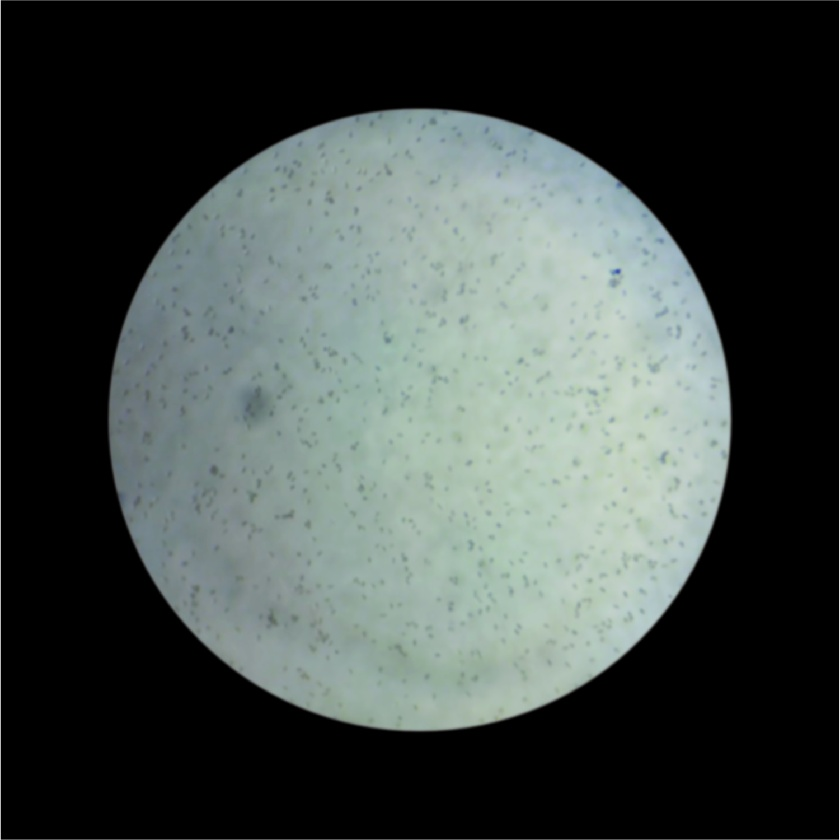
#> input picture Contar.jpg, 840 x 840 px, shrunk from 1501 x 1500 before the run
$ python Bublle.py
#> lines starting #> are read from the running program, lines starting #| are printed output that depends on the picture; after the words box and inside, x2 and y2 are one past the last pixel; in counts of white or black regions, pixels touching at a corner belong together
import cv2
import numpy as np
import matplotlib.pyplot as plt

# --- Caminho da imagem ---
caminho = "Contar.jpg"
img = cv2.imread(caminho)
#> img is the input picture: shape (840, 840, 3); mean B, G, R 73, 75.7, 67.4

if img is None:
    print("❌ Erro: não consegui abrir a imagem.")
    exit()

# --- Converter para cinza ---
gray = cv2.cvtColor(img, cv2.COLOR_BGR2GRAY)

# --- CLAHE para contraste ---
clahe = cv2.createCLAHE(clipLimit=3.0, tileGridSize=(8, 8))
gray = clahe.apply(gray)
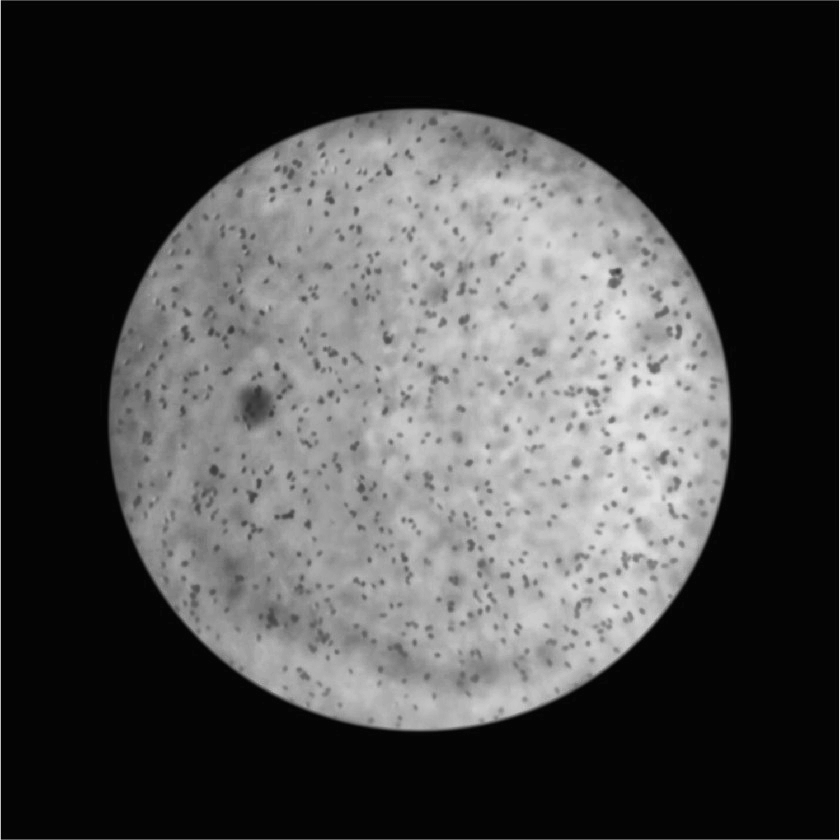
#> gray: shape (840, 840); min 3, max 240, mean 72.9

# --- Binarização adaptativa ---
thresh = cv2.adaptiveThreshold(
    gray, 255, cv2.ADAPTIVE_THRESH_GAUSSIAN_C,
    cv2.THRESH_BINARY_INV, 51, 7
)
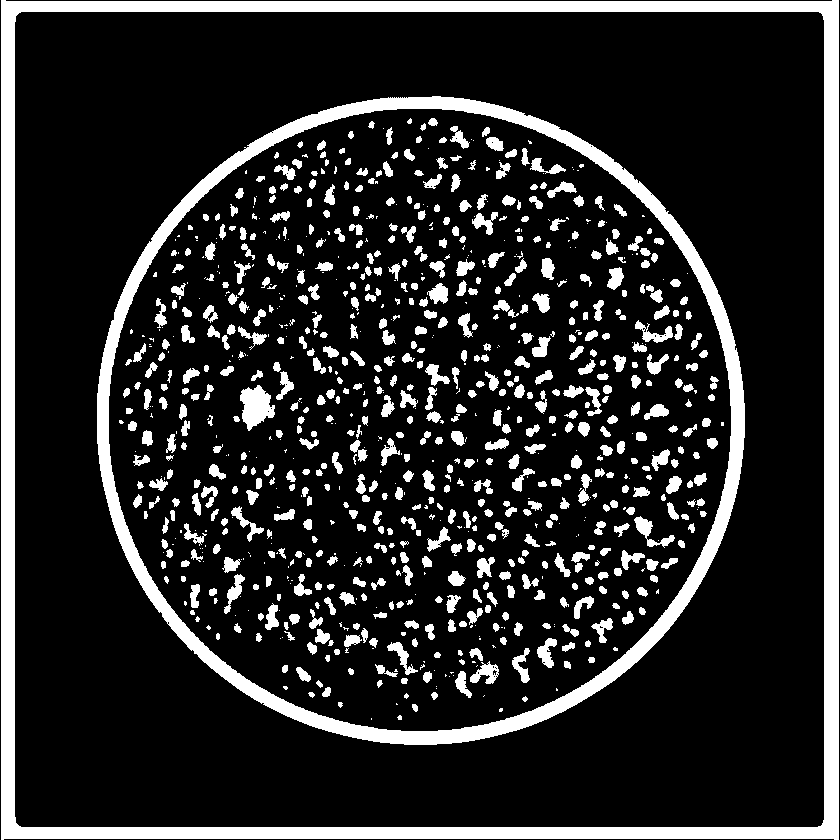
#> thresh: shape (840, 840); 16.6% white; 942 white regions (313 under 20 px), largest, box (x1, y1, x2, y2) and area: (1, 0, 839, 840) 43003, (97, 96, 745, 745) 26258, (240, 385, 275, 431) 1009

# --- Máscara circular (para remover bordas) ---
mask = np.zeros_like(thresh)
h, w = thresh.shape
#> h = 840; w = 840
cv2.circle(mask, (w//2, h//2), min(h, w)//2 - 5, 255, -1)
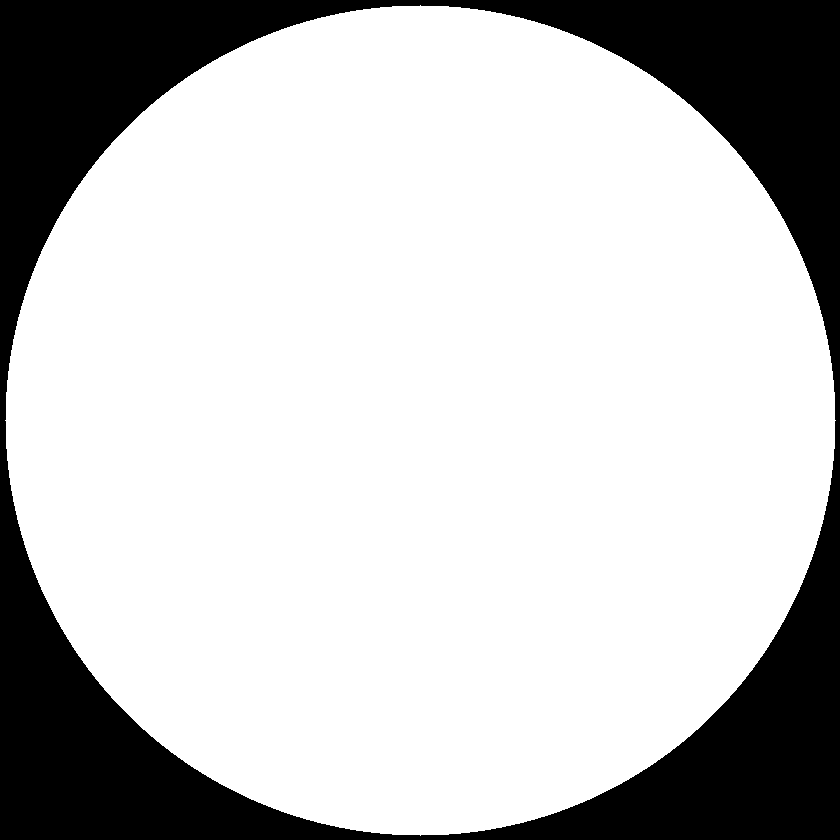
#> mask: shape (840, 840); 76.7% white; 1 black region, box (x1, y1, x2, y2) and area: (0, 0, 840, 840) 164623
thresh = cv2.bitwise_and(thresh, mask)
#> thresh: shape (840, 840); 11.1% white; 945 white regions (313 under 20 px), largest, box (x1, y1, x2, y2) and area: (97, 96, 745, 745) 26258, (824, 326, 836, 515) 1478, (5, 335, 15, 506) 1108

# --- Remover ruído pequeno ---
kernel = np.ones((2, 2), np.uint8)
thresh = cv2.morphologyEx(thresh, cv2.MORPH_OPEN, kernel, iterations=1)
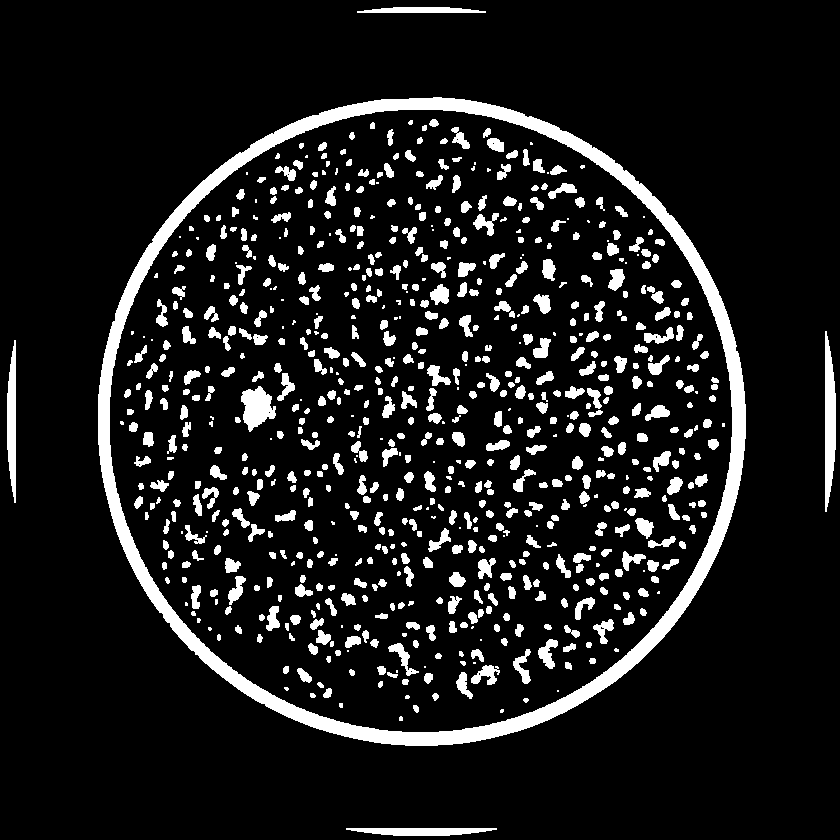
#> thresh: shape (840, 840); 10.8% white; 763 white regions (123 under 20 px), largest, box (x1, y1, x2, y2) and area: (98, 97, 746, 746) 26220, (825, 331, 836, 512) 1469, (7, 340, 16, 503) 1099

# --- Contar componentes conectados ---
num_labels, labels, stats, centroids = cv2.connectedComponentsWithStats(thresh, connectivity=8)
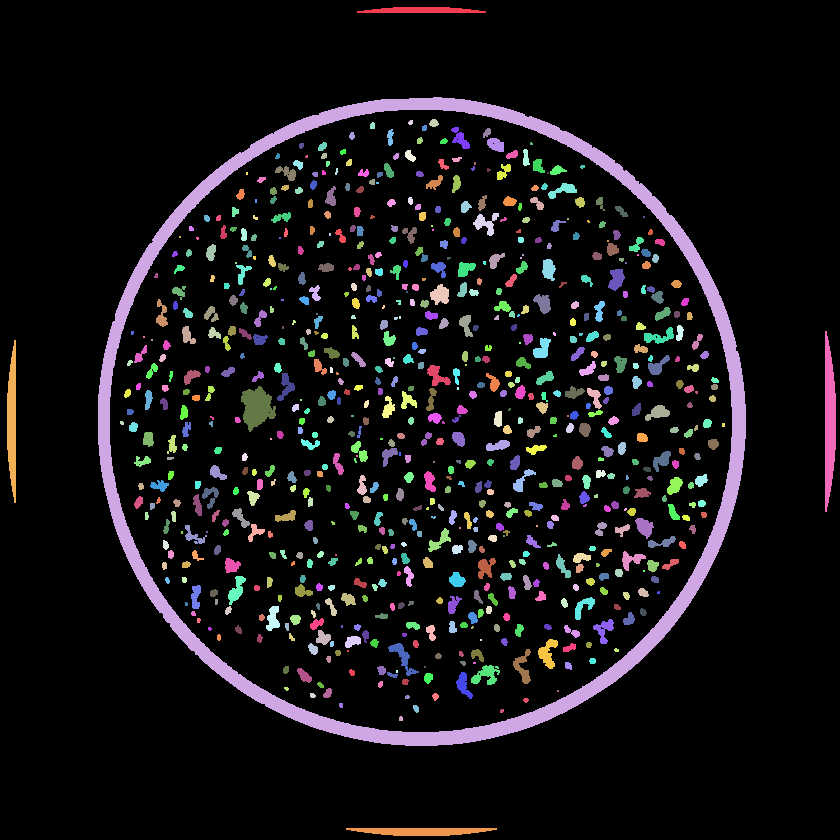
#> labels: shape (840, 840) int32; 764 distinct labels, from 0 to 763; one colour per label, 0 black
#> num_labels = 764; stats = 764 rows, first 6: [0, 0, 840, 840, 629239], [357, 7, 129, 6, 610], [98, 97, 648, 649, 26220], [429, 119, 10, 8, 58], [408, 120, 5, 5, 20], [370, 122, 5, 7, 31]; centroids = 764 pairs, first value 11.73 to 829.1, second value 9.93 to 830.9

# Remover o "fundo" da contagem
pontinhos = num_labels - 1
#> pontinhos = 763

print(f"✅ Quantidade de pontinhos encontrados: {pontinhos}")
#| ✅ Quantidade de pontinhos encontrados: 763

# --- Desenhar resultado ---
saida = img.copy()
for i in range(1, num_labels):  # começa de 1 (pula fundo)
    x, y, w, h, area = stats[i]
    cx, cy = centroids[i]
    cv2.circle(saida, (int(cx), int(cy)), 3, (0, 0, 255), -1)  # centro
    cv2.rectangle(saida, (x, y), (x + w, y + h), (0, 255, 0), 1)
#> this loop made 763 passes
#> (x, y, w, h, area, cx, cy) on passes 1 to 3: (357, 7, 129, 6, 610, 421, 9.93), (98, 97, 648, 649, 26220, 428.1, 428.1), (429, 119, 10, 8, 58, 433.5, 122.7)
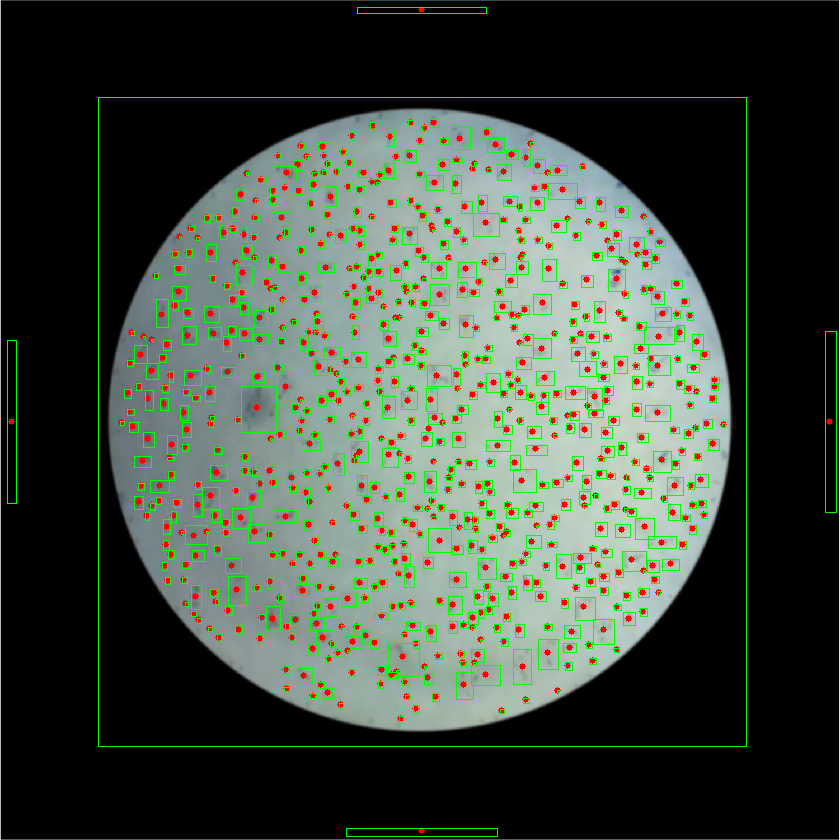
#> saida: shape (840, 840, 3); 6.89% of pixels changed, all inside (x1, y1, x2, y2) = (7, 6, 837, 837)

# --- Mostrar ---
plt.figure(figsize=(12, 5))
plt.subplot(1, 2, 1)
plt.title("Threshold")
plt.imshow(thresh, cmap="gray")
plt.axis("off")

plt.subplot(1, 2, 2)
plt.title("Pontinhos Detectados")
plt.imshow(cv2.cvtColor(saida, cv2.COLOR_BGR2RGB))
plt.axis("off")

plt.tight_layout()
plt.show()
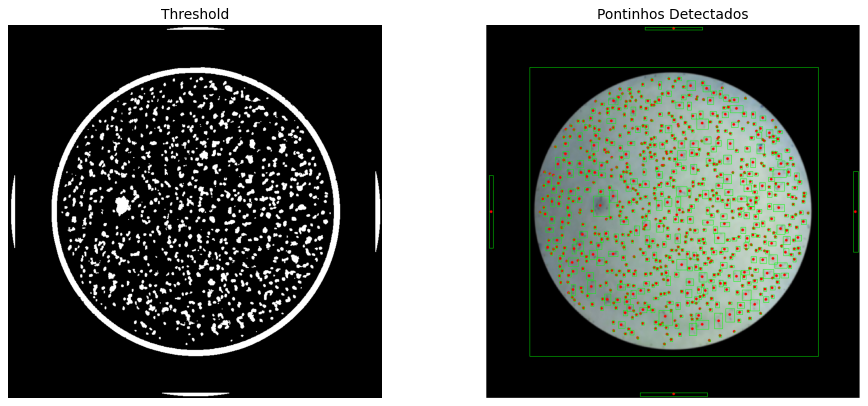
#> figure drawn by matplotlib, 2 panels
